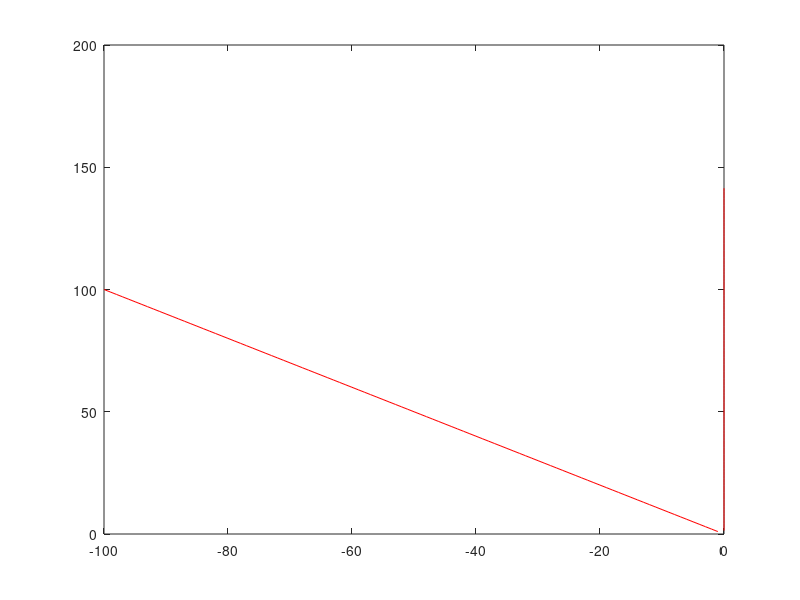

The MATLAB script that drew this image:
function [xrot,yrot]=Rotate_coords(xi,yi,r,c,initval);
%This function rotates coordinates. JacobKers2013
%JKhomerating: 10

if nargin<2  %TEST
    xi=-[1:1:100]; 
    yi=1*[1:1:100];
    r=0;
    c=0;
    initval.direction=-1;  %minus=CCW
end

phi=-atan(initval.direction);
x0=c/2;
y0=r/2;

vx=xi-x0;
vy=yi-y0;

xrot=vx*cos(phi)+vy*sin(phi)+x0;
yrot=-vx*sin(phi)+vy*cos(phi)+y0;


if nargin<5  %TEST
   figure;
   plot(xi,yi,'r-'); hold on;
   plot(xrot,yrot,'r-');
end

